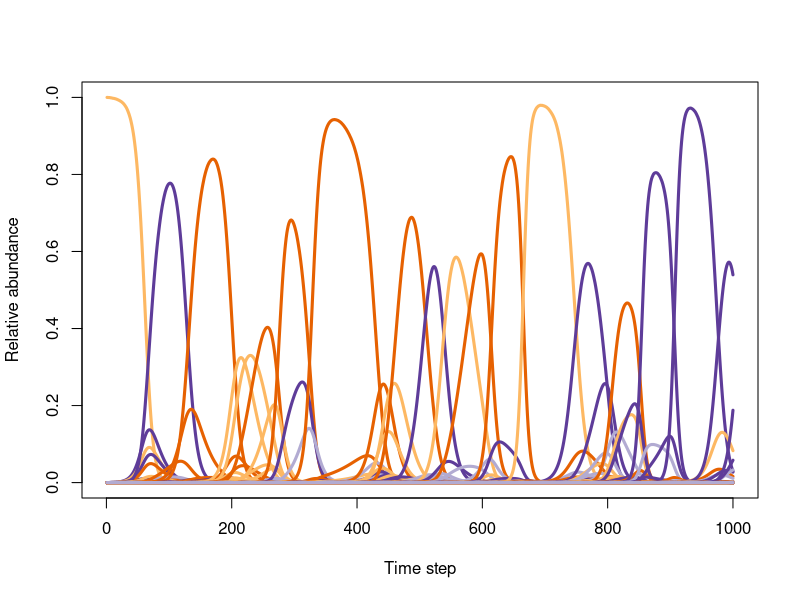
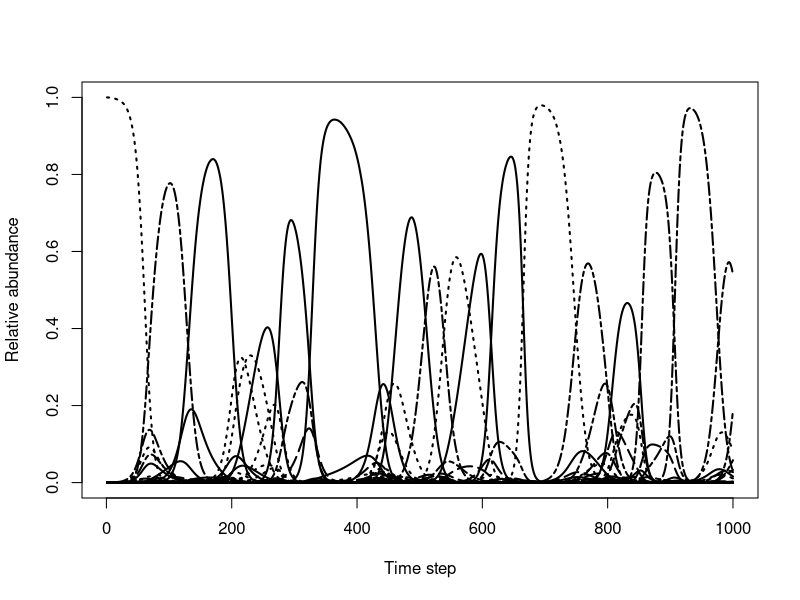

Recreate these plots in R, in order.
# 2019 10 19 I.Zliobaite
# hat patterns?
# small and large

resources <- 10000
N <- 1000
prob <- 0.75

#body mass range
bmr <- c(1,10,100,1000)
#bmr <- c(1,1,1,1)
all_all <- c()
for (sk in 1:length(bmr)){
  count_now <- round(bmr[sk]^(-0.75)*100000)
  all_all <- c(all_all,rep(bmr[sk],count_now))
}

#body_masses <- sample(all_all,N,replace = TRUE)
body_masses <- sample(bmr,N,replace = TRUE)

metabolic_rate <- body_masses^0.75
metabolic_rate <- N*metabolic_rate/sum(metabolic_rate)

abundances <- rep(0, N)
max_abundances <- rep(resources,N)/metabolic_rate
speed <- rep(0, N)
time_eating <- 1

set.seed(1985)

rec_abundances <- c()
rec_biomass <- c()
rec_alfa <- c()
rec_ene <- c()
rec_bio <- c()
for (sk in 1:N){
  print(sk)
  if (sk==1){
    new_spec <- 1  
  }else{
    #if (runif(1, 0, 1)>prob){
      new_spec <- rnorm(1,1,0.1)
      #new_spec <- 1.1  
    #}else{
      #new_spec <- -1
    #}
  }
  
  
  abundances[sk] <- max(metabolic_rate)/metabolic_rate[sk]
  #abundances[sk] <- metabolic_rate[sk]/min(metabolic_rate)
  #abundances[sk] <- 10
  #if (sk==1)
  #  speed[sk] <- 1
  #}else{
    speed[sk] <- max(new_spec,0)
  #}
    rec_alfa <- rbind(rec_alfa,new_spec)
  
  
  time_eating <- resources/sum(abundances*speed*metabolic_rate)
  #print(time_eating)
  energy_acquired_individual <- time_eating*speed*metabolic_rate
  #print(energy_acquired_individual)
  energy_acquired_population <- energy_acquired_individual*abundances
  biomass_population <- body_masses*abundances
  #print(energy_acquired_population)
  abundances <- energy_acquired_population/metabolic_rate  
  #print(abundances)

  ind1 <- which(body_masses==1)
  ind2 <- which(body_masses==10)
  ind3 <- which(body_masses==100)
  ind4 <- which(body_masses==1000)
  
  rec_ene <- rbind(rec_ene,cbind(sum(energy_acquired_population[ind1]),sum(energy_acquired_population[ind2]),sum(energy_acquired_population[ind3]),sum(energy_acquired_population[ind4])))
  #rec_ene <- log(rec_ene + 0.1)
  rec_bio <- rbind(rec_bio,cbind(sum(biomass_population[ind1]),sum(biomass_population[ind2]),sum(biomass_population[ind3]),sum(biomass_population[ind4])))
  ind <- which(energy_acquired_population<max(metabolic_rate))
  #ind <- which(energy_acquired_population<1)
  abundances[ind] <- 0
  speed[ind] <- 0
  rec_abundances <- rbind(rec_abundances,abundances/max_abundances)
  #rec_abundances <- rbind(rec_abundances,energy_acquired_population/resources)
  rec_biomass <- rbind(rec_biomass,abundances*body_masses)
  
  speed <- speed*time_eating
}

rec_abundances <- as.matrix(rec_abundances)

write.table(rec_abundances,file = 'ab_all.csv',row.names = FALSE, col.names = TRUE, sep = '\t', quote = FALSE )

cols <- c('#e66101','#fdb863','#b2abd2','#5e3c99')
#cols_grey <- c('black','grey30','grey60','grey90')
cols_grey <- c('black','black','black','black')
lty_grey <- c(1,3,5,6)
lwd_grey <- c(2,2,2,2)

pdf('fig_Fig2_col.pdf',width = 15, height = 4)
plot(NA,NA,xlim = c(1,N),ylim = c(0,1), xlab = 'Time step', ylab = 'Relative abundance')
for (sk in 1:N ){
  if (body_masses[sk] == 1){
    cc <- 1
  }else{
    if (body_masses[sk] == 10){
      cc <- 2
    }else{
      if (body_masses[sk] == 100){
      cc <- 3
        }else{ cc <- 4}
    }
  }
  #print(cc)
  #print(max(rec_abundances[1:N,sk]))
  lines(rec_abundances[1:N,sk],col = cols[cc],lwd = 3)
}
dev.off()

pdf('fig_Fig2_black.pdf',width = 12, height = 3.5)
plot(NA,NA,xlim = c(1,N),ylim = c(0,1), xlab = 'Time step', ylab = 'Relative abundance')
for (sk in 1:N ){
  if (body_masses[sk] == 1){
    cc <- 1
  }else{
    if (body_masses[sk] == 10){
      cc <- 2
    }else{
      if (body_masses[sk] == 100){
        cc <- 3
      }else{ cc <- 4}
    }
  }
  #print(cc)
  #print(max(rec_abundances[1:N,sk]))
  lines(rec_abundances[1:N,sk],lwd = lwd_grey[cc], col = cols_grey[cc], lty = lty_grey[cc])
}
dev.off()

data_hats <- c()
for (sk in 1:N){
  ind <- which(rec_abundances[,sk]>0)
  if (length(ind)>0){
    #data_hats <- rbind(data_hats,c(sk,body_masses[sk],rec_alfa[sk],length(ind),max(rec_abundances[,sk])))
    data_hats <- rbind(data_hats,c(sk,body_masses[sk],rec_alfa[sk],length(ind),log(max(rec_abundances[,sk]))))  
  }
}
colnames(data_hats) <- c('sk','M','a','lng','mx')
write.table(data_hats,file = 'data_hats_1000.csv',row.names = FALSE, col.names = TRUE, sep = '\t', quote = FALSE )
